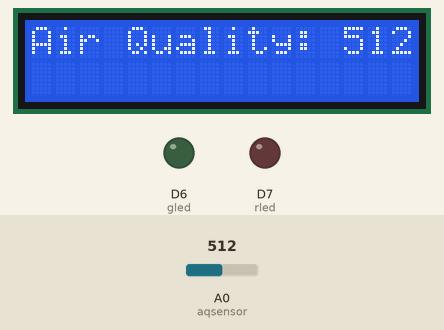
A sketch run on a simulated ESP8266 (NodeMCU). Shown: 16×2 character LCD, output pins drawn as LEDs (lit = HIGH). Inputs (shaded band) come from the test bench; at power-on: A0 (aqsensor) = 512. WiFi joins after 1.5 s; servers stay silent unless stated; what the sketch prints to the serial monitor is not drawn.

Above: at 13.3 s.
13.4 s: A0 (aqsensor) set to 257
At 15.6 s:
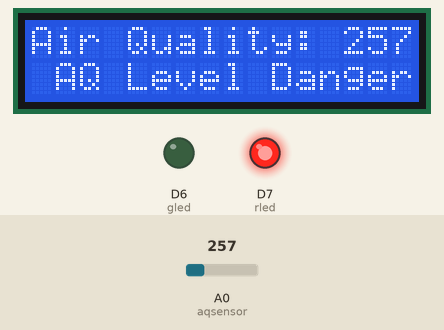
16.0 s: A0 (aqsensor) set to 240
At 18.8 s:
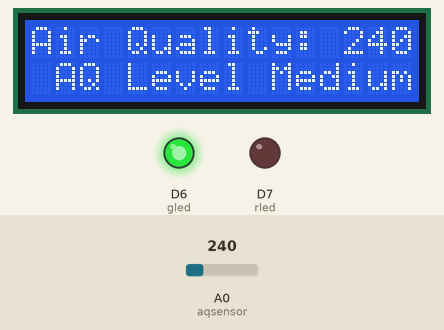
19.3 s: A0 (aqsensor) set to 142
At 21.7 s:
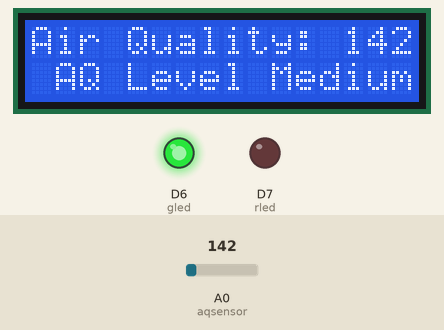
22.5 s: A0 (aqsensor) set to 120
At 25.9 s:
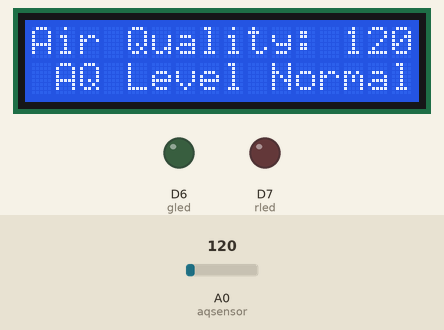
Timing chart, 0 to 27.0 s (numbered marks = the images above; inputs shaded):
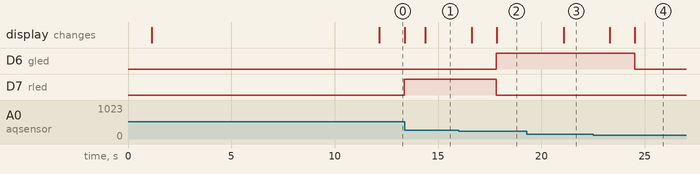

Measured:
- the behaviour switches between 250 and 249 on A0 (aqsensor) (found by bisection; images 1 and 2)
- the behaviour switches between 131 and 130 on A0 (aqsensor) (found by bisection; images 3 and 4)
- after the input at 13.4 s, the display: changes after 0.99 s (image 1)
- after the input at 16.0 s, D6 (gled): LOW → HIGH after 1.8 s; D7 (rled): HIGH → LOW after 1.8 s; the display: first changes after 0.63 s (image 2 shows a later state)
- after the input at 19.3 s, the display: changes after 1.8 s (image 3)
- after the input at 22.5 s, D6 (gled): HIGH → LOW after 2.0 s; the display: first changes after 0.82 s (image 4 shows a later state)
- what the display in image 0 shows lasts 1.2 s, from 12.2 s to 13.4 s

The sketch:

proje.ino
```cpp
#include <ESP8266WiFi.h>
#include <LiquidCrystal_I2C.h>  // include the library code:

// initialize the library by associating any needed LCD interface pin
// with the arduino pin number it is connected to
LiquidCrystal_I2C lcd(0x27,16,2);

const int aqsensor = A0;  //output of mq135 connected to A0 pin of ESP-8266

int gled = D6;  //green led connected to pin 6
int rled = D7;  //red led connected to pin 7

String apiKey = "KYVC6YH1E2LL0U5N";     //  Enter your Write API key here
const char *ssid =  "Pixel";     // Enter your WiFi Name
const char *pass =  "1223334444"; // Enter your WiFi Password
const char* server = "api.thingspeak.com";
WiFiClient client;

void setup() {
  // put your setup code here, to run once:
  pinMode (gled,OUTPUT);     // gled is connected as output from ESP-8266
  pinMode (aqsensor,INPUT); // MQ135 is connected as INPUT to ESP-8266
  pinMode (rled,OUTPUT);

  Serial.begin (115200);      //begin serial communication with baud rate of 115200
  lcd.init();
  lcd.backlight();
  lcd.clear();              // clear lcd
  lcd.begin (16,2);         // consider 16,2 lcd

  Serial.println("Connecting to ");
  lcd.print("Connecting.... ");
  Serial.println(ssid);
  WiFi.begin(ssid, pass);
  while (WiFi.status() != WL_CONNECTED)
  {
    delay(1000);
    Serial.print(".");
    lcd.print(".");
  }
  Serial.println("");
  Serial.println("WiFi connected");
  Serial.print("IP Address: ");
  delay(5000);
  Serial.println(WiFi.localIP());
  delay(5000);
}

void loop() {
  // put your main code here, to run repeatedly:

    int ppm = analogRead(aqsensor); //read MQ135 analog outputs at A0 and store it in ppm

  Serial.print("Air Quality: ");  //print message in serail monitor
  Serial.println(ppm);            //print value of ppm in serial monitor

  lcd.setCursor(0,0);             // set cursor of lcd to 1st row and 1st column
  lcd.print("Air Quality: ");      // print message on lcd
  lcd.print(ppm);                 // print value of MQ135
  delay(1000);

  if (client.connect(server,80))
                      {
                             String postStr = apiKey;
                             postStr +="&field1=";
                             postStr += String(ppm);
                             postStr += "\r\n\r\n";

                             client.print("POST /update HTTP/1.1\n");
                             client.print("Host: api.thingspeak.com\n");
                             client.print("Connection: close\n");
                             client.print("X-THINGSPEAKAPIKEY: "+apiKey+"\n");
                             client.print("Content-Type: application/x-www-form-urlencoded\n");
                             client.print("Content-Length: ");
                             client.print(postStr.length());
                             client.print("\n\n");
                             client.print(postStr);
                             Serial.print("Air Quality: ");
                             Serial.print(ppm);
                             Serial.println(" PPM.Send to Thingspeak.");
                        }
  if(ppm <= 130)
  {
    digitalWrite(gled,LOW);   //jump here if ppm is not greater than threshold and turn off gled
    digitalWrite(rled,LOW);
    lcd.setCursor(1,1);
    lcd.print ("AQ Level Normal");
    Serial.println("AQ Level Normal");
  }
  else if (ppm > 130 && ppm < 250)
  {
    digitalWrite(gled,HIGH);   //jump here if ppm is not greater than threshold and turn off gled
    digitalWrite(rled,LOW);
    lcd.setCursor(1,1);
    lcd.print ("AQ Level Medium");
    Serial.println("AQ Level Medium");
  }
  else
  {
    lcd.setCursor(1,1);         //jump here if ppm is greater than threshold
    lcd.print("AQ Level Danger!");
    Serial.println("AQ Level Danger!");
    digitalWrite(gled,LOW);
    digitalWrite(rled,HIGH);
  }

          client.stop();
          Serial.println("Waiting...");
          delay(1000);

}
```
